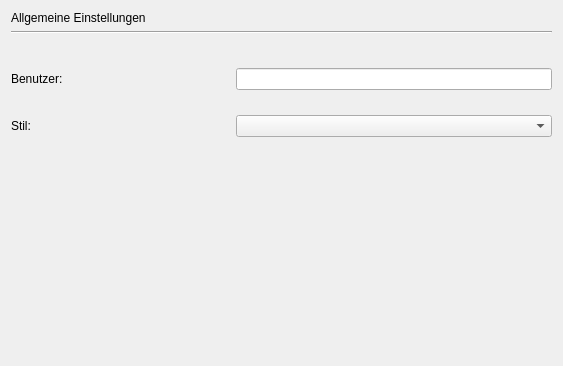
<?xml version="1.0" encoding="UTF-8"?>
<ui version="4.0">
 <class>Form</class>
 <widget class="QWidget" name="Form">
  <property name="geometry">
   <rect>
    <x>0</x>
    <y>0</y>
    <width>563</width>
    <height>366</height>
   </rect>
  </property>
  <property name="windowTitle">
   <string>Form</string>
  </property>
  <layout class="QVBoxLayout" name="verticalLayout_2">
   <property name="spacing">
    <number>25</number>
   </property>
   <item>
    <widget class="QWidget" name="widget" native="true">
     <layout class="QVBoxLayout" name="verticalLayout">
      <property name="leftMargin">
       <number>0</number>
      </property>
      <property name="topMargin">
       <number>0</number>
      </property>
      <property name="rightMargin">
       <number>0</number>
      </property>
      <item>
       <widget class="QLabel" name="label">
        <property name="text">
         <string>Allgemeine Einstellungen</string>
        </property>
       </widget>
      </item>
      <item>
       <widget class="Line" name="line">
        <property name="orientation">
         <enum>Qt::Horizontal</enum>
        </property>
       </widget>
      </item>
     </layout>
    </widget>
   </item>
   <item>
    <layout class="QHBoxLayout" name="horizontalLayout_2">
     <item>
      <widget class="QLabel" name="label_3">
       <property name="minimumSize">
        <size>
         <width>200</width>
         <height>0</height>
        </size>
       </property>
       <property name="maximumSize">
        <size>
         <width>200</width>
         <height>16777215</height>
        </size>
       </property>
       <property name="text">
        <string>Benutzer:</string>
       </property>
      </widget>
     </item>
     <item>
      <widget class="QLineEdit" name="lineEdit_user"/>
     </item>
    </layout>
   </item>
   <item>
    <layout class="QHBoxLayout" name="horizontalLayout">
     <item>
      <widget class="QLabel" name="label_2">
       <property name="minimumSize">
        <size>
         <width>200</width>
         <height>0</height>
        </size>
       </property>
       <property name="maximumSize">
        <size>
         <width>200</width>
         <height>16777215</height>
        </size>
       </property>
       <property name="text">
        <string>Stil:</string>
       </property>
      </widget>
     </item>
     <item>
      <widget class="QComboBox" name="comboBox"/>
     </item>
    </layout>
   </item>
   <item>
    <spacer name="verticalSpacer">
     <property name="orientation">
      <enum>Qt::Vertical</enum>
     </property>
     <property name="sizeHint" stdset="0">
      <size>
       <width>20</width>
       <height>247</height>
      </size>
     </property>
    </spacer>
   </item>
  </layout>
 </widget>
 <resources/>
 <connections/>
</ui>
